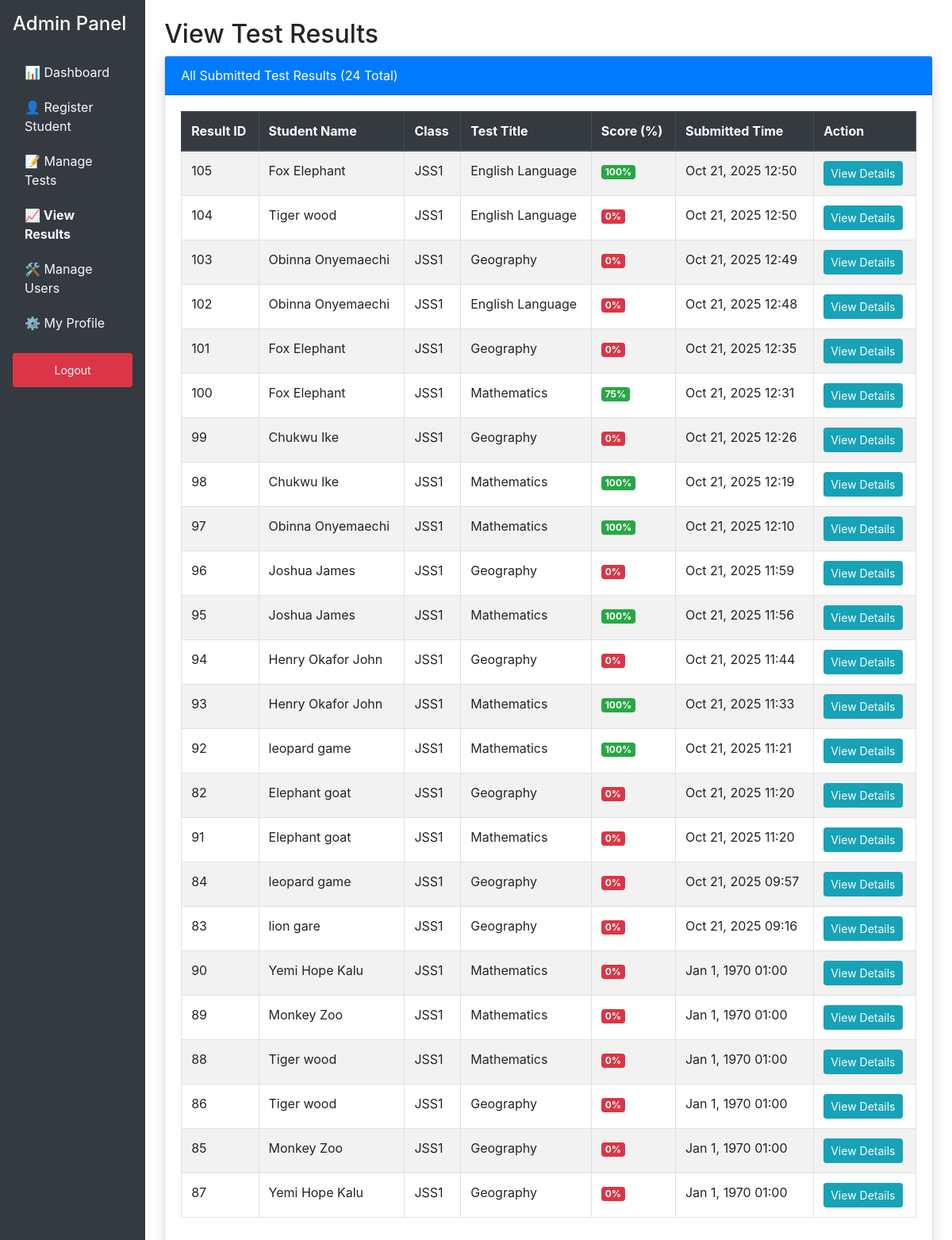
/cbt1/admin_view_results.php (signed in), run on the app's committed database.
### tables this page shows
CREATE TABLE `results` (
  `result_id` int(11) NOT NULL,
  `user_id` int(11) NOT NULL,
  `attempt_number` int(11) NOT NULL DEFAULT 1,
  `test_id` int(11) NOT NULL,
  `total_questions` int(11) NOT NULL DEFAULT 0,
  `correct_answers` int(11) NOT NULL DEFAULT 0,
  `wrong_answers` int(11) NOT NULL DEFAULT 0,
  `unanswered` int(11) NOT NULL DEFAULT 0,
  `start_time` datetime NOT NULL,
  `end_time` datetime DEFAULT NULL,
  `score` int(5) DEFAULT 0,
  `submission_time` datetime DEFAULT NULL,
  `is_submitted` tinyint(1) DEFAULT 0,
  `secure_answer_map` longtext DEFAULT NULL CHECK (json_valid(`secure_answer_map`))
);

CREATE TABLE `users` (
  `user_id` int(11) NOT NULL,
  `username` varchar(100) NOT NULL,
  `password` varchar(255) NOT NULL,
  `user_type` enum('student','teacher','admin') NOT NULL DEFAULT 'student',
  `full_name` varchar(150) DEFAULT NULL,
  `class_year` varchar(10) DEFAULT NULL,
  `reg_date` timestamp NOT NULL DEFAULT current_timestamp(),
  `email` varchar(200) NOT NULL
);

CREATE TABLE `tests` (
  `test_id` int(11) NOT NULL,
  `created_by` int(11) DEFAULT NULL,
  `title` varchar(255) NOT NULL,
  `class_year` varchar(10) DEFAULT NULL COMMENT 'The target class year (e.g., SSS1), or NULL for all classes.',
  `duration_minutes` int(5) NOT NULL,
  `creation_date` timestamp NOT NULL DEFAULT current_timestamp(),
  `is_active` tinyint(1) DEFAULT 1,
  `total_questions` int(11) NOT NULL DEFAULT 0,
  `max_attempts` int(11) NOT NULL DEFAULT 1 COMMENT 'Maximum number of times a student can take the test',
  `last_modified` datetime DEFAULT current_timestamp() ON UPDATE current_timestamp()
);

### cbt1/admin_view_results.php (the view, shortened to what this page needs)
<?php
require_once 'config.php';
$results = [];
try {
    $sql = "
        SELECT
            r.result_id,
            r.score,
            r.end_time,
            u.full_name AS student_name,
            u.class_year,
            t.title AS test_title
        FROM results r
        JOIN users u ON r.user_id = u.user_id
        JOIN tests t ON r.test_id = t.test_id
        WHERE r.is_submitted = TRUE
        ORDER BY r.end_time DESC
    ";
    $results = $pdo->query($sql)->fetchAll();
} catch (PDOException $e) {
    $error_message = "Could not load results: " . $e->getMessage();
}
?>
<!DOCTYPE html>
<html lang="en">
<head>
    <link rel="stylesheet" href="https://stackpath.bootstrapcdn.com/bootstrap/4.5.2/css/bootstrap.min.css">
</head>
<body>
<div class="d-flex">
    <div class="sidebar text-white p-3">
    <h4 class="mb-4">Admin Panel</h4>
    <a href="admin_dashboard.php">📊 Dashboard</a>
    <a href="register.php">👤 Register Student</a>
    <a href="manage_tests.php">📝 Manage Tests</a>
    <a href="view_results.php" class="font-weight-bold">📈 View Results</a>
    <a href="manage_users.php">🛠️ Manage Users</a>
    <a href="admin_profile.php">⚙️ My Profile</a>
    <a href="logout.php" class="btn btn-danger btn-sm mt-3">Logout</a>
</div>
    <div class="container-fluid p-4">
        <h2>View Test Results</h2>
        <div class="card shadow mb-4">
            <div class="card-header bg-primary text-white">
                All Submitted Test Results (<?php echo count($results); ?> Total)
            </div>
            <div class="card-body">
                <?php if (empty($results)): ?>
                    <div class="alert alert-info">No tests have been submitted by students yet.</div>
                <?php else: ?>
                    <table class="table table-striped table-hover table-bordered">
                        <thead class="thead-dark">
                            <tr>
                                <th>Result ID</th>
                                <th>Student Name</th>
                                <th>Class</th>
                                <th>Test Title</th>
                                <th>Score (%)</th>
                                <th>Submitted Time</th>
                                <th>Action</th>
                            </tr>
                        </thead>
                        <tbody>
                            <?php foreach ($results as $result): ?>
                            <tr>
                                <td><?php echo $result['result_id']; ?></td>
                                <td><?php echo htmlspecialchars($result['student_name']); ?></td>
                                <td><?php echo htmlspecialchars($result['class_year']); ?></td>
                                <td><?php echo htmlspecialchars($result['test_title']); ?></td>
                                <td>
                                    <span class="badge badge-<?php echo ($result['score'] >= 50 ? 'success' : 'danger'); ?>">
                                        <?php echo $result['score']; ?>%
                                    </span>
                                </td>
                                <td><?php echo date("M j, Y H:i", strtotime($result['end_time'])); ?></td>
                                <td>
                                    <a href="view_result_details.php?result_id=<?php echo $result['result_id']; ?>" class="btn btn-sm btn-info">View Details</a>
                                </td>
                            </tr>
                            <?php endforeach; ?>
                        </tbody>
                    </table>
                <?php endif; ?>
            </div>
        </div>
    </div>
</div>
</body>
</html>

### cbt1/admin_view_results.php (style rules this page uses)
.sidebar { min-height: 100vh; background-color: #343a40; }
.sidebar a { color: #f8f9fa; padding: 10px 15px; display: block; }

### data on the page
results: result_id "105", user.full_name "Fox Elephant", user.class_year "JSS1", test.title "English Language", score "100", end_time "Oct 21, 2025 12:50"
results: result_id "104", user.full_name "Tiger wood", user.class_year "JSS1", test.title "English Language", score "0", end_time "Oct 21, 2025 12:50"
results: result_id "103", user.full_name "Obinna Onyemaechi", user.class_year "JSS1", test.title "Geography", score "0", end_time "Oct 21, 2025 12:49"
results: result_id "102", user.full_name "Obinna Onyemaechi", user.class_year "JSS1", test.title "English Language", score "0", end_time "Oct 21, 2025 12:48"
results: result_id "101", user.full_name "Fox Elephant", user.class_year "JSS1", test.title "Geography", score "0", end_time "Oct 21, 2025 12:35"
results: result_id "100", user.full_name "Fox Elephant", user.class_year "JSS1", test.title "Mathematics", score "75", end_time "Oct 21, 2025 12:31"
results: result_id "99", user.full_name "Chukwu Ike", user.class_year "JSS1", test.title "Geography", score "0", end_time "Oct 21, 2025 12:26"
results: result_id "98", user.full_name "Chukwu Ike", user.class_year "JSS1", test.title "Mathematics", score "100", end_time "Oct 21, 2025 12:19"
results: result_id "97", user.full_name "Obinna Onyemaechi", user.class_year "JSS1", test.title "Mathematics", score "100", end_time "Oct 21, 2025 12:10"
results: result_id "96", user.full_name "Joshua James", user.class_year "JSS1", test.title "Geography", score "0", end_time "Oct 21, 2025 11:59"
results: result_id "95", user.full_name "Joshua James", user.class_year "JSS1", test.title "Mathematics", score "100", end_time "Oct 21, 2025 11:56"
results: result_id "94", user.full_name "Henry Okafor John", user.class_year "JSS1", test.title "Geography", score "0", end_time "Oct 21, 2025 11:44"
results: result_id "93", user.full_name "Henry Okafor John", user.class_year "JSS1", test.title "Mathematics", score "100", end_time "Oct 21, 2025 11:33"
results: result_id "92", user.full_name "leopard game", user.class_year "JSS1", test.title "Mathematics", score "100", end_time "Oct 21, 2025 11:21"
results: result_id "82", user.full_name "Elephant goat", user.class_year "JSS1", test.title "Geography", score "0", end_time "Oct 21, 2025 11:20"
results: result_id "91", user.full_name "Elephant goat", user.class_year "JSS1", test.title "Mathematics", score "0", end_time "Oct 21, 2025 11:20"
results: result_id "84", user.full_name "leopard game", user.class_year "JSS1", test.title "Geography", score "0", end_time "Oct 21, 2025 09:57"
results: result_id "83", user.full_name "lion gare", user.class_year "JSS1", test.title "Geography", score "0", end_time "Oct 21, 2025 09:16"
results: result_id "90", user.full_name "Yemi Hope Kalu", user.class_year "JSS1", test.title "Mathematics", score "0", end_time "Jan 1, 1970 01:00"
results: result_id "89", user.full_name "Monkey Zoo", user.class_year "JSS1", test.title "Mathematics", score "0", end_time "Jan 1, 1970 01:00"
results: result_id "88", user.full_name "Tiger wood", user.class_year "JSS1", test.title "Mathematics", score "0", end_time "Jan 1, 1970 01:00"
results: result_id "86", user.full_name "Tiger wood", user.class_year "JSS1", test.title "Geography", score "0", end_time "Jan 1, 1970 01:00"
results: result_id "85", user.full_name "Monkey Zoo", user.class_year "JSS1", test.title "Geography", score "0", end_time "Jan 1, 1970 01:00"
results: result_id "87", user.full_name "Yemi Hope Kalu", user.class_year "JSS1", test.title "Geography", score "0", end_time "Jan 1, 1970 01:00"

### other printed values
count($results) "24"
